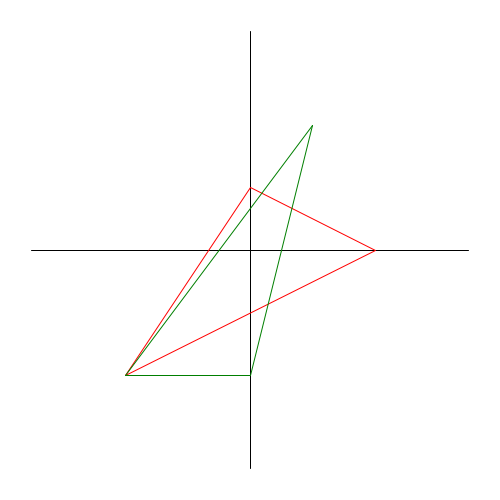
Frame 1 (no input)
Frame 2 (the mouse pressed at the canvas centre, redrawn once): identical to frame 1, image omitted

The Processing sketch that drew this single still picture (run headless with seeded random() and noise(); the mouse was pressed at the canvas centre and the sketch redrawn once):

// Processing sketch: linalg_1_aufgabe2
// ── linalg_1_aufgabe2.pde
void setup()
{
  size(500, 500);
  frameRate(60);
  // no animation
  noLoop();
}

float x(float mx) {
  float xMin = -4;
  float xMax = 4;
  float t = (mx - xMin) / (xMax - xMin);
  return t * width;
}

float y(float my) {
  float yMin = -4;
  float yMax = 4;
  float t = (my - yMin) / (yMax - yMin);
  return height - t * height;
}

float[] transform(float[] m, float[] p)
{
  float[] result = new float[2];
  result[0] = m[0] * p[0] + m[2] * p[1];
  result[1] = m[1] * p[0] + m[3] * p[1];
  return result;
}  

// animation
// float t = 0;

void draw()
{
  background(255);

  float a[] = { 2, 0 };
  float b[] = { 0, 1 };
  float c[] = { -2, -2 };
  
  stroke(0);
  line( x(-3.5), y(0), x(3.5), y(0) );
  line( x(0), y(-3.5), x(0), y(3.5) );
  
  stroke(255, 0, 0);
  line( x(a[0]), y(a[1]), x(b[0]), y(b[1]) );
  line( x(b[0]), y(b[1]), x(c[0]), y(c[1]) );
  line( x(c[0]), y(c[1]), x(a[0]), y(a[1]) );
  
  // problem2a: rotate by 60 degrees
  // float alpha = 60 * PI / 180;
  // float[] m = { cos(alpha), sin(alpha), -sin(alpha), cos(alpha) };
  // problem2b: scale by 0.5
  // float k = 0.5
  // float[] m = { k, 0, 0, k };
  // problem2c: rotate by 90 degrees and scale by 1.5
  // float[] m = { 0, 1.5, -1.5, 0 };
  // problem 2d: shear by 1 along the x-axis
  // float[] m = { 1, 0, 1, 1 };
  // problem 2e: shear by -1 along the y-axis
  // float[] m = { 1, -1, 0, 1 };
  // problem 2f: shear by 1 along y=x
  float[] m = { 0, -1, 1, 2 };
  
  
  a = transform(m, a);
  b = transform(m, b);
  c = transform(m, c);
  
  stroke(0, 127, 0);
  line( x(a[0]), y(a[1]), x(b[0]), y(b[1]) );
  line( x(b[0]), y(b[1]), x(c[0]), y(c[1]) );
  line( x(c[0]), y(c[1]), x(a[0]), y(a[1]) );
  
  // animation
  // t += 1.5;
}

  
  
